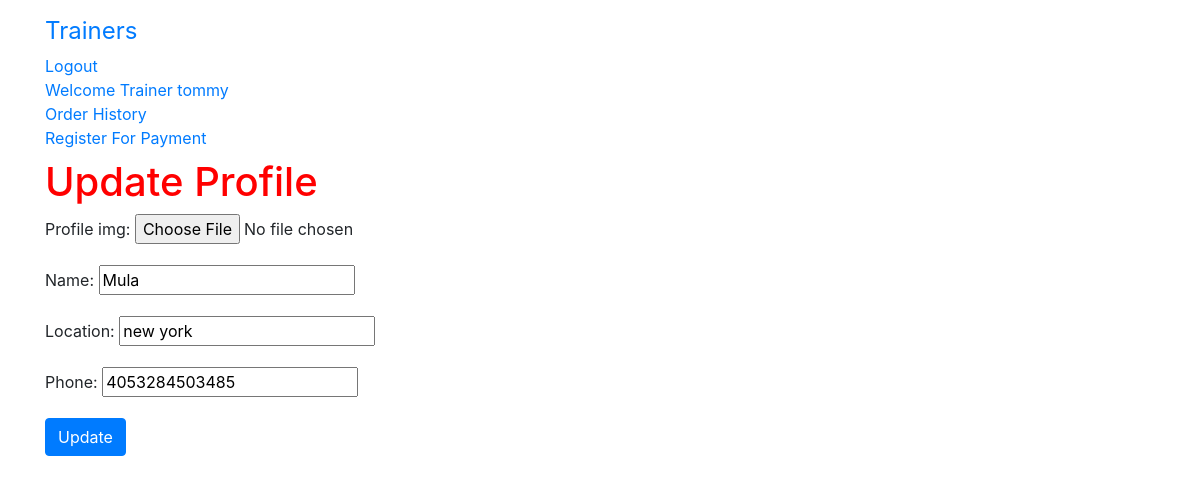
Screenshot of /client/update/45/ (signed in) with the database file from the repository.
### gym/models.py (models this page shows, shortened)
class User(AbstractUser):
    is_trainer = models.BooleanField(default=False)
    is_client= models.BooleanField(default=False)

class ClientProfile(models.Model):
    user = models.OneToOneField(User,on_delete=models.CASCADE,primary_key=True)
    name = models.CharField(max_length=100,null=True)
    goals = models.CharField(max_length=30,null=True)
    age = models.PositiveIntegerField(null=True)
    gender = models.CharField(max_length=30,null=True)
    phone = models.CharField(max_length=30,null=True)
    location = models.CharField(max_length=30,null=True)
    profile_img = models.ImageField(upload_to='profile_image', blank=True)
    stripe_customer_id = models.CharField(max_length=200,default='None')

### gym/views.py (the view)
# urls.py: path('client/update/<pk>/',views.ClientUpdateView.as_view(),name='client_update'),
class ClientUpdateView(LoginRequiredMixin,UpdateView):
    model = ClientProfile
    fields = ('profile_img','name','location','phone')

### gym/templates/gym/clientprofile_form.html (shortened to what this page needs)
{% extends 'base.html'%}
{% block content %}
<h1>Update Profile</h1>
<form method="post" enctype="multipart/form-data">
  {{ form.as_p }}
  <input type="submit" class="btn btn-primary" name="" value="Update">
</form>
{% endblock %}

### gym/templates/base.html (shortened to what this page needs)
<!DOCTYPE html>
{% load staticfiles %}
<html lang="en" dir="ltr">
  <head>
    <link rel="stylesheet" href="https://maxcdn.bootstrapcdn.com/bootstrap/4.0.0/css/bootstrap.min.css">
    <link rel="stylesheet" href="{% static 'gym/css/app.css' %}">
  </head>
  <body>
    <nav class="navbar navbar-default techfont custom-navbar">
      <div class="container">
        <ul class="nav navbar-nav">
          <li> <a class="navbar-brand bigbrand" href="{% url 'gym:trainer_list'%}">Trainers</a> </li>
        {% if user.is_authenticated %}
          <li> <a href="{% url 'logout'%}">Logout</a> </li>
          {% if user.is_trainer == True %}
            <li> <a href="{% url 'gym:trainer_profile'%}">Welcome Trainer {{ user.username }}</a> </li>
          {% else %}
            <li> <a href="{% url 'gym:client_profile' pk=user.pk%}">Welcome {{ user.username }}</a> </li>
            <li> <a href="{% url 'cart:cart_detail'%}"> Cart</a> </li>
          {% endif %}
          {% if user.is_trainer %}
            <li> <a href="{% url 'order:trainer_order_history'%}">Order History</a> </li>
            <li> <a href="{% url 'stripe:stripe_register'%}">Register For Payment</a>  </li>
          {% else %}
            <li> <a href="{% url 'order:order_history'%}">Order History</a> </li>
          {% endif %}
        {% else %}
          <li> <a class="nav-item active" href="{% url 'gym:client_signup'%}"> Register as Client</a> </li>
          <li> <a href="{% url 'gym:trainer_signup'%}"> Register as Trainer</a> </li>
          <li> <a class="nav navbar-right" href="{% url 'login'%}">Login</a> </li>
        {% endif %}
        </ul>
      </div>
    </nav>
    <div class="container">
    {% block content %}
    {% endblock %}
    </div>
  </body>
</html>

### gym/static/gym/css/app.css (style rules this page uses)
h1 { color: red; }
.bigbrand { font-size: 1.5em; }

### rows the page displays
User: username "tommy"
ClientProfile: name "Mula", location "new york", phone "4053284503485"
